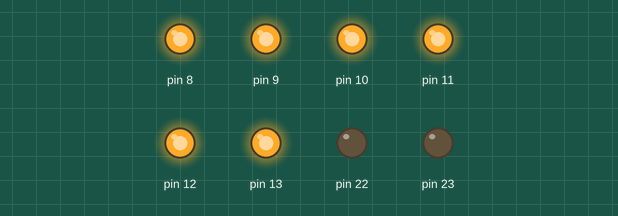
Recording of a sketch running on a simulated Arduino Uno, built with avr-gcc and run on an emulated ATmega328P. Shown: output pins drawn as LEDs (lit = HIGH).

Above: at 0.2 s.
At 1.2 s:
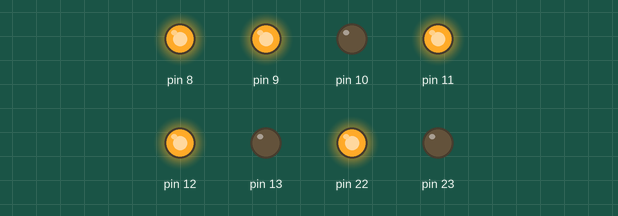
At 1.7 s:
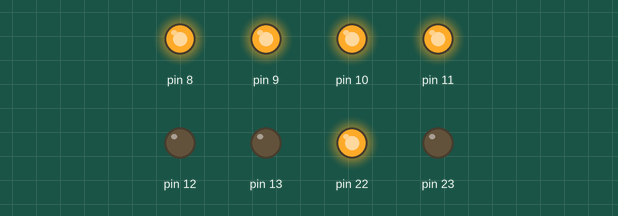
At 2.7 s:
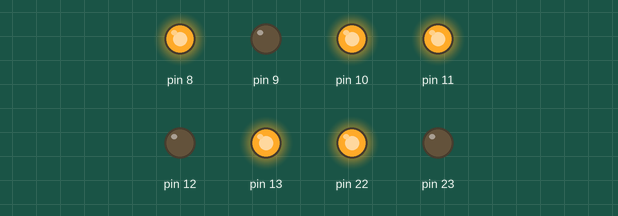
At 4.2 s:
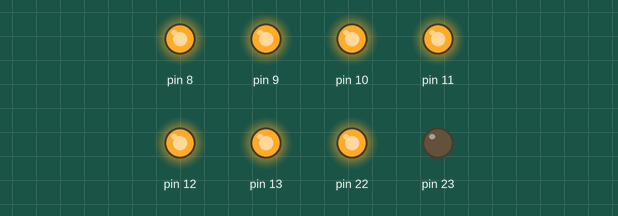
At 5.7 s:
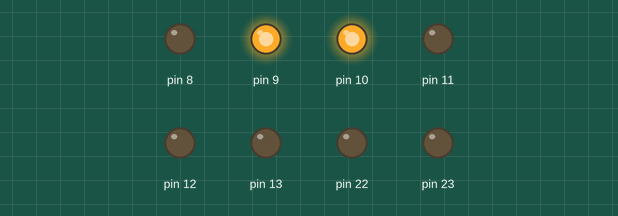
Timing chart, 0 to 6.5 s (numbered marks = the images above):
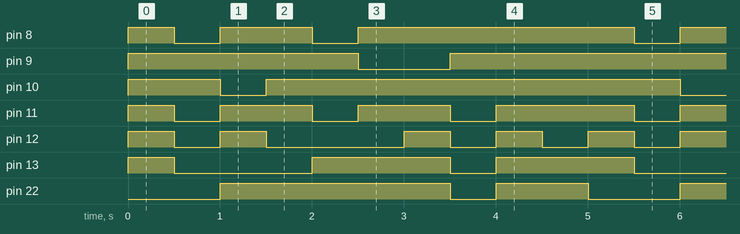

The sketch:

SevenSegmentDisplay.ino
```cpp
#include<Arduino.h>
#include "Display.h"

Display display_7((uint8_t *)&PORTB, (uint8_t *)&DDRB);
uint8_t value = 0;

void setup() {
}

void loop() {
  display_7.write_digit(value);
  value = value >= 9 ? 0 : value +1;
  delay(500);

}
```

Display.cpp
```cpp
#include <Arduino.h>
#include "Display.h"
#define MAX 9
#define MIN 0
/*
 * dr -> Data register
 * dd -> data direction register
 */
Display::Display(uint8_t *dr, uint8_t * dd){
  port_register = dr;
  direction_register = dd;

  *dd = 0b11111111;
}


void Display::write_digit(uint8_t digit){
  if(digit > MAX || digit < MIN)
    return;
   *port_register = display_values[digit];
}
```

Display.h
```cpp
#define DIGIT_0 0b00111111
#define DIGIT_1 0b00000110
#define DIGIT_2 0b01011011
#define DIGIT_3 0b01001111
#define DIGIT_4 0b01100110
#define DIGIT_5 0b01101101
#define DIGIT_6 0b01111101
#define DIGIT_7 0b00000111
#define DIGIT_8 0b01111111
#define DIGIT_9 0b01101111

class Display{
  //Data register where display is plugged
  uint8_t * port_register;
  //Direction register
  uint8_t * direction_register;

  public:
    Display(uint8_t *, uint8_t *);
    void write_digit(uint8_t digit);

  private:
  uint8_t display_values[10] = {DIGIT_0, DIGIT_1, DIGIT_2, DIGIT_3, DIGIT_4, DIGIT_5, DIGIT_6, DIGIT_7, DIGIT_8, DIGIT_9};
};
```

Measured:
- by itself, pin 8: repeats every 5.0 s: LOW 0.50 s, HIGH 1.0 s, LOW 0.50 s, HIGH 3.0 s
- by itself, pin 9: repeats every 5.0 s: LOW 1.0 s, HIGH 4.0 s
- by itself, pin 10: repeats every 5.0 s: LOW 0.50 s, HIGH 4.5 s
- by itself, pin 11: repeats every 5.0 s: 2 × (LOW 0.50 s, HIGH 1.0 s), LOW 0.50 s, HIGH 1.5 s
- by itself, pin 12: repeats every 5.0 s: LOW 0.50 s, HIGH 0.50 s, LOW 1.5 s, 2 × (HIGH 0.50 s, LOW 0.50 s), HIGH 0.50 s
- by itself, pin 13: repeats every 5.0 s: LOW 1.5 s, HIGH 1.5 s, LOW 0.50 s, HIGH 1.5 s
- by itself, pin 22: repeats every 5.0 s: LOW 0.50 s, HIGH 1.0 s, LOW 1.0 s, HIGH 2.5 s
